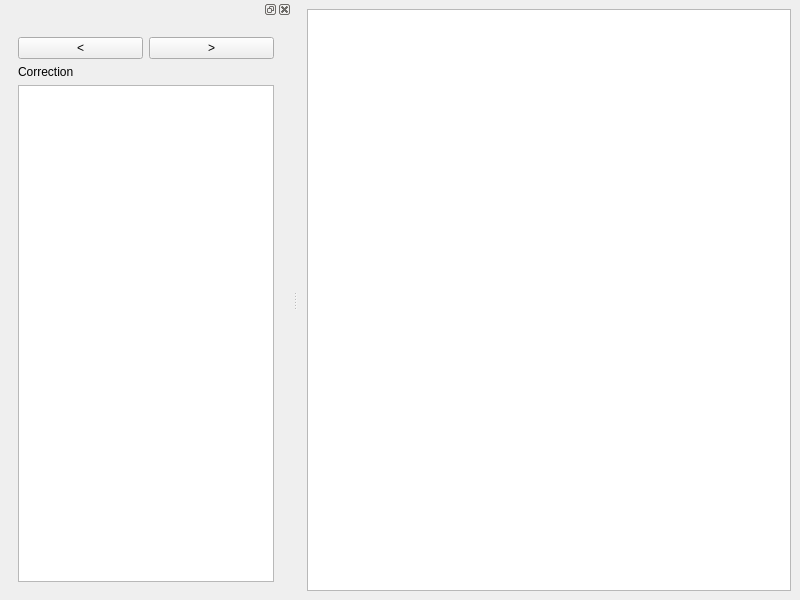
<?xml version="1.0" encoding="UTF-8"?>
<ui version="4.0">
 <class>MainWindow</class>
 <widget class="QMainWindow" name="MainWindow">
  <property name="geometry">
   <rect>
    <x>0</x>
    <y>0</y>
    <width>800</width>
    <height>600</height>
   </rect>
  </property>
  <property name="windowTitle">
   <string>Speller</string>
  </property>
  <property name="documentMode">
   <bool>false</bool>
  </property>
  <widget class="QWidget" name="centralwidget">
   <property name="sizePolicy">
    <sizepolicy hsizetype="Expanding" vsizetype="Expanding">
     <horstretch>0</horstretch>
     <verstretch>0</verstretch>
    </sizepolicy>
   </property>
   <layout class="QVBoxLayout" name="verticalLayout_2">
    <item>
     <widget class="QTextEdit" name="textEdit">
      <property name="sizePolicy">
       <sizepolicy hsizetype="Expanding" vsizetype="Expanding">
        <horstretch>0</horstretch>
        <verstretch>0</verstretch>
       </sizepolicy>
      </property>
     </widget>
    </item>
   </layout>
  </widget>
  <widget class="QDockWidget" name="dockWidget">
   <property name="sizePolicy">
    <sizepolicy hsizetype="Expanding" vsizetype="Expanding">
     <horstretch>0</horstretch>
     <verstretch>0</verstretch>
    </sizepolicy>
   </property>
   <attribute name="dockWidgetArea">
    <number>1</number>
   </attribute>
   <widget class="QWidget" name="dockWidgetContents">
    <layout class="QVBoxLayout" name="verticalLayout">
     <item>
      <widget class="QWidget" name="widget" native="true">
       <layout class="QVBoxLayout" name="verticalLayout_3">
        <property name="leftMargin">
         <number>9</number>
        </property>
        <property name="topMargin">
         <number>9</number>
        </property>
        <property name="rightMargin">
         <number>9</number>
        </property>
        <property name="bottomMargin">
         <number>9</number>
        </property>
        <item>
         <layout class="QHBoxLayout" name="horizontalLayout">
          <item>
           <widget class="QPushButton" name="previous_word">
            <property name="text">
             <string>&lt;</string>
            </property>
           </widget>
          </item>
          <item>
           <widget class="QPushButton" name="next_word">
            <property name="text">
             <string>&gt;</string>
            </property>
           </widget>
          </item>
         </layout>
        </item>
        <item>
         <widget class="QLabel" name="correction_label">
          <property name="sizePolicy">
           <sizepolicy hsizetype="Preferred" vsizetype="Minimum">
            <horstretch>0</horstretch>
            <verstretch>0</verstretch>
           </sizepolicy>
          </property>
          <property name="text">
           <string>Correction</string>
          </property>
         </widget>
        </item>
        <item>
         <widget class="QListView" name="corrections_view">
          <property name="sizePolicy">
           <sizepolicy hsizetype="Expanding" vsizetype="Expanding">
            <horstretch>0</horstretch>
            <verstretch>0</verstretch>
           </sizepolicy>
          </property>
         </widget>
        </item>
       </layout>
      </widget>
     </item>
    </layout>
   </widget>
  </widget>
  <action name="actionCorrections">
   <property name="text">
    <string>Corrections</string>
   </property>
  </action>
 </widget>
 <resources/>
 <connections/>
</ui>
